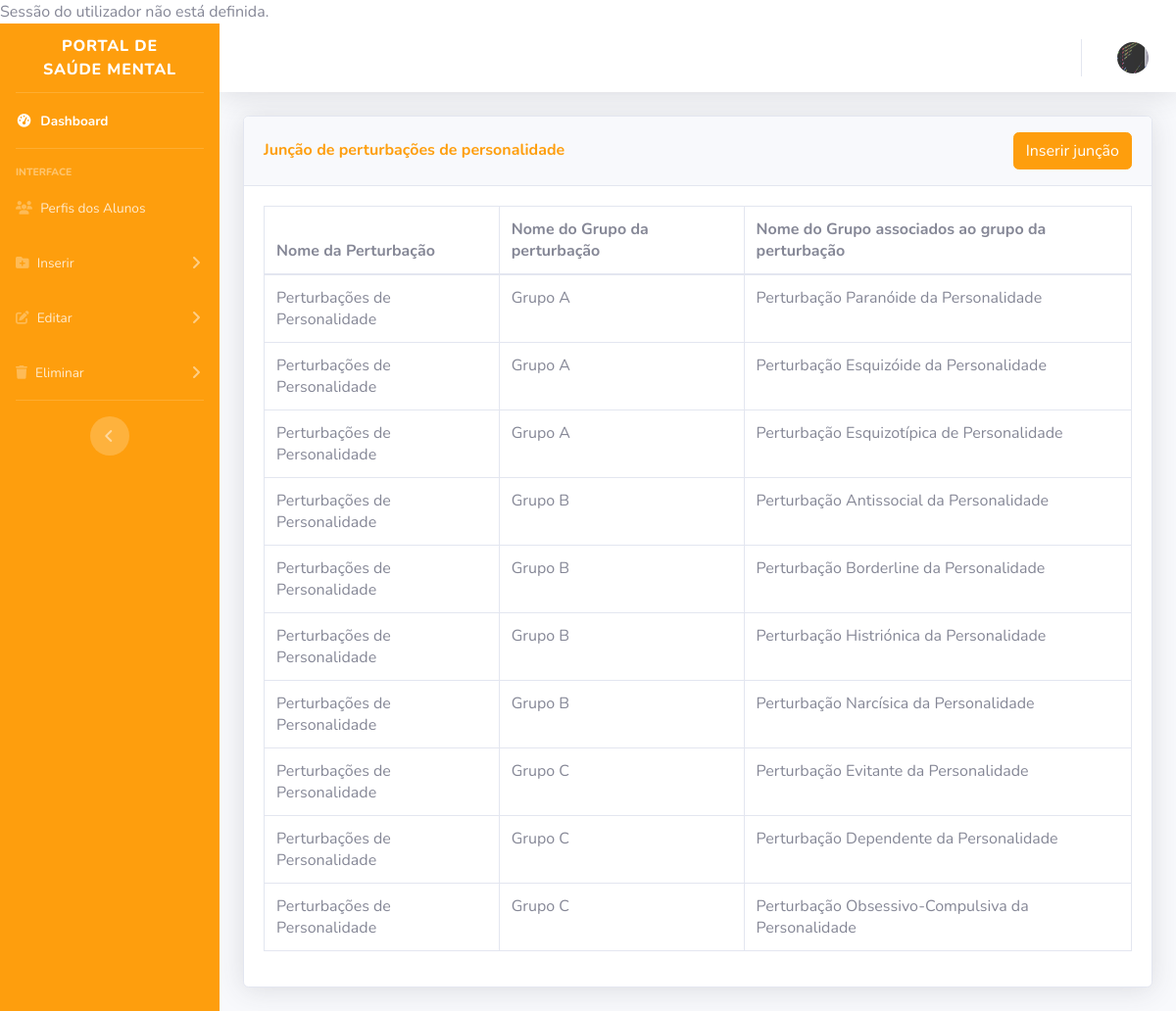
/admin/inserir/juncao-perturbacoes-personalidade/index.php, run on the app's committed database.
### tables this page shows
CREATE TABLE `juncao_pert_personalidade` (
  `juncao_pert_pers_id` int(11) NOT NULL,
  `perturbacoes_personalidade_id` int(11) NOT NULL,
  `grupos_perturbacoes_id` int(11) NOT NULL,
  `perturbacoes_id` int(11) NOT NULL
);

CREATE TABLE `perturbacoes` (
  `perturbacoes_id` int(11) NOT NULL,
  `nome` varchar(255) NOT NULL,
  `texto` mediumtext NOT NULL,
  `img_perturbacao` mediumtext DEFAULT NULL,
  `img_perturbacao_circ` mediumtext DEFAULT NULL,
  `banner_perturbacao` mediumtext NOT NULL,
  `fonte` varchar(1000) NOT NULL
);

CREATE TABLE `grupos_perturbacoes` (
  `grupos_perturbacoes_id` int(11) NOT NULL,
  `nome` varchar(255) DEFAULT NULL,
  `texto` mediumtext NOT NULL,
  `sintomas_texto` mediumtext DEFAULT NULL,
  `prevalencias_texto` mediumtext DEFAULT NULL,
  `ajuda_texto` mediumtext DEFAULT NULL,
  `fonte` varchar(1000) NOT NULL
);

CREATE TABLE `perturbacoes_personalidade` (
  `perturbacoes_personalidade_id` int(11) NOT NULL,
  `nome` varchar(255) NOT NULL,
  `texto` mediumtext NOT NULL,
  `sintomas_texto` mediumtext NOT NULL,
  `prevalencias_texto` mediumtext NOT NULL,
  `ajuda_texto` mediumtext NOT NULL,
  `fonte` varchar(1000) NOT NULL
);

### admin/inserir/juncao-perturbacoes-personalidade/index.php (the view, shortened to what this page needs)
<?php
require_once ("../../../conn/conn.php");
?>
<!DOCTYPE html>
<html lang="en">
<head>
    <link href="../../vendor/fontawesome-free/css/all.min.css" rel="stylesheet" type="text/css">
    <link href="../../css/sb-admin-2.min.css" rel="stylesheet">
</head>
<body id="page-top">
    <div id="wrapper">
        <ul class="navbar-nav bg-gradient-primary sidebar sidebar-dark accordion" id="accordionSidebar">
            <div class="sidebar-brand d-flex align-items-center justify-content-center" href="">
                <div class="sidebar-brand-text mx-3">Portal de Saúde Mental</div>
            </div>
            <hr class="sidebar-divider my-0">
            <li class="nav-item active">
                <a class="nav-link" href="../..">
                    <i class="fas fa-fw fa-tachometer-alt"></i>
                    <span>Dashboard</span></a>
            </li>
            <hr class="sidebar-divider">
            <div class="sidebar-heading">
                Interface
            </div>
            <li class="nav-item">
                <a class="nav-link" href="../../perfis/">
                    <i class="fas fa-users"></i>
                    <span>Perfis dos Alunos</span></a>
            </li>
            <li class="nav-item">
                <a class="nav-link collapsed" href="#" data-toggle="collapse" data-target="#collapseInserir"
                    aria-expanded="true" aria-controls="collapseInserir">
                    <i class="fas fa-folder-plus"></i>
                    <span>Inserir</span>
                </a>
            </li>
            <li class="nav-item">
                <a class="nav-link collapsed" href="#" data-toggle="collapse" data-target="#collapseEditar"
                    aria-expanded="true" aria-controls="collapseEditar">
                    <i class="fas fa-edit"></i>
                    <span>Editar</span>
                </a>
            </li>
            <li class="nav-item">
                <a class="nav-link collapsed" href="#" data-toggle="collapse" data-target="#collapseEliminar"
                    aria-expanded="true" aria-controls="collapseEliminar">
                    <i class="fas fa-trash"></i>
                    <span>Eliminar</span>
                </a>
            </li>
            <hr class="sidebar-divider d-none d-md-block">
            <div class="text-center d-none d-md-inline">
                <button class="rounded-circle border-0" id="sidebarToggle"></button>
            </div>
        </ul>
        <div id="content-wrapper" class="d-flex flex-column">
            <div id="content">
                <nav class="navbar navbar-expand navbar-light bg-white topbar mb-4 static-top shadow">
                    <ul class="navbar-nav ml-auto">
                        <li class="nav-item dropdown no-arrow">
                            <a class="nav-link dropdown-toggle" href="#" id="userDropdown" role="button"
                                data-toggle="dropdown" aria-haspopup="true" aria-expanded="false">
                                <img class="img-profile rounded-circle" src="../../../areacliente/registo/imgs/<?php if (
                                    !empty($row["img_perfil"])
                                ) {
                                    echo $row["img_perfil"];
                                } else {
                                    echo "../../teste.jpeg";
                                } ?>">
                            </a>
                        </li>
                    </ul>
                </nav>
                <div class="container-fluid">
                    <div class="card shadow mb-4">
                        <div class="card-header py-3">
                            <h6 class="m-0 font-weight-bold text-primary">Junção de perturbações de personalidade</h6>
                            <div class="card-header2">
                                <button type="button" class="btn btn-primary" data-toggle="modal"
                                    data-target="#addadminprofile">
                                    Inserir junção
                                </button>
                            </div>
                        </div>
                        <div class="card-body">
                            <div class="table-responsive">
                                <?php
                                $query = "SELECT j.juncao_pert_pers_id, pp.nome AS pert_pers, p.*, p.nome AS nome_perturbacao, g.nome AS nome_grupo
                                FROM juncao_pert_personalidade j
                                INNER JOIN perturbacoes pp ON j.perturbacoes_id = pp.perturbacoes_id
                                INNER JOIN perturbacoes_personalidade p ON j.perturbacoes_personalidade_id = p.perturbacoes_personalidade_id
                                INNER JOIN grupos_perturbacoes g ON j.grupos_perturbacoes_id = g.grupos_perturbacoes_id;
                                ";
                                $query_run = mysqli_query($conn, $query);
                                ?>
                                <table class="table table-bordered" id="dataTable" width="100%" cellspacing="0">
                                    <thead>
                                        <tr>
                                            <th>Nome da Perturbação</th>
                                            <th>Nome do Grupo da perturbação</th>
                                            <th>Nome do Grupo associados ao grupo da perturbação</th>
                                        </tr>
                                    </thead>
                                    <tbody>
                                        <?php
                                        if (mysqli_num_rows($query_run) > 0) {
                                            while ($row = mysqli_fetch_assoc($query_run)) {
                                                ?>
                                                <tr>
                                                    <td>
                                                        <?php echo $row['pert_pers']; ?>
                                                    </td>
                                                    <td>
                                                        <?php echo $row['nome_grupo']; ?>
                                                    </td>
                                                    <td>
                                                        <?php echo $row['nome_perturbacao']; ?>
                                                    </td>
                                                </tr>
                                                <?php
                                            }
                                        } else {
                                            echo "No Record Found";
                                        }
                                        ?>
                                    </tbody>
                                </table>
                            </div>
                        </div>
                    </div>
                </div>
            </div>
</body>
</html>

### data on the page
juncao_pert_personalidade: perturbacoes.nome "Perturbações de Personalidade", grupos_perturbacoes.nome "Grupo A", perturbacoes_personalidade.nome "Perturbação Paranóide da Personalidade"
juncao_pert_personalidade: perturbacoes.nome "Perturbações de Personalidade", grupos_perturbacoes.nome "Grupo A", perturbacoes_personalidade.nome "Perturbação Esquizóide da Personalidade"
juncao_pert_personalidade: perturbacoes.nome "Perturbações de Personalidade", grupos_perturbacoes.nome "Grupo A", perturbacoes_personalidade.nome "Perturbação Esquizotípica de Personalidade"
juncao_pert_personalidade: perturbacoes.nome "Perturbações de Personalidade", grupos_perturbacoes.nome "Grupo B", perturbacoes_personalidade.nome "Perturbação Antissocial da Personalidade"
juncao_pert_personalidade: perturbacoes.nome "Perturbações de Personalidade", grupos_perturbacoes.nome "Grupo B", perturbacoes_personalidade.nome "Perturbação Borderline da Personalidade"
juncao_pert_personalidade: perturbacoes.nome "Perturbações de Personalidade", grupos_perturbacoes.nome "Grupo B", perturbacoes_personalidade.nome "Perturbação Histriónica da Personalidade"
juncao_pert_personalidade: perturbacoes.nome "Perturbações de Personalidade", grupos_perturbacoes.nome "Grupo B", perturbacoes_personalidade.nome "Perturbação Narcísica da Personalidade"
juncao_pert_personalidade: perturbacoes.nome "Perturbações de Personalidade", grupos_perturbacoes.nome "Grupo C", perturbacoes_personalidade.nome "Perturbação Evitante da Personalidade"
juncao_pert_personalidade: perturbacoes.nome "Perturbações de Personalidade", grupos_perturbacoes.nome "Grupo C", perturbacoes_personalidade.nome "Perturbação Dependente da Personalidade"
juncao_pert_personalidade: perturbacoes.nome "Perturbações de Personalidade", grupos_perturbacoes.nome "Grupo C", perturbacoes_personalidade.nome "Perturbação Obsessivo-Compulsiva da Personalidade"
